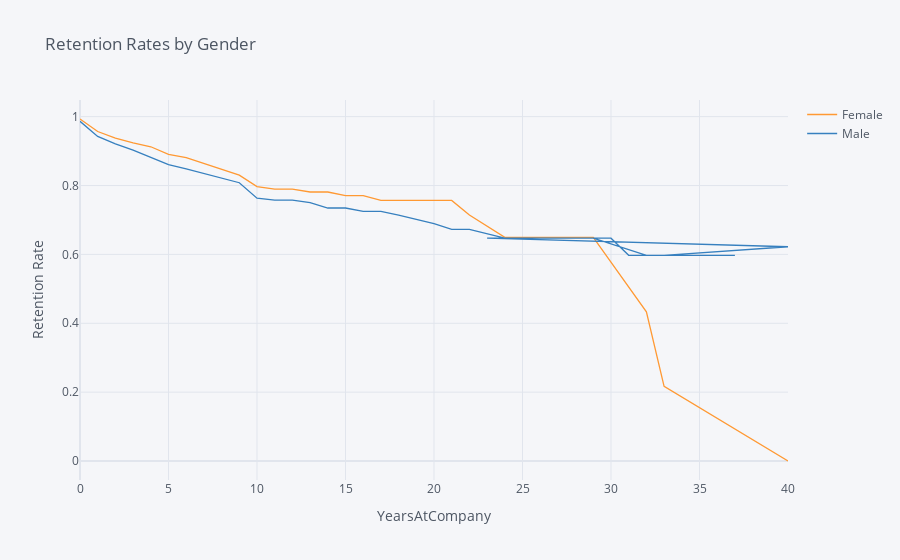

The cell this chart's notebook holds for it:
### Markdown cell above
## 2. Compare the plot above with one that plots employee retention rates by gender over the number of years the employee has been working for the company.

### Code cell
rates = survival(data, 'Gender', 'YearsAtCompany', 'Attrition')

rates.iplot(kind='line', xTitle='YearsAtCompany', yTitle='Retention Rate',
            title='Retention Rates by Gender')

### Figure 1 — Plotly figure (JSON) as saved in the notebook; plotly's stock layout.template omitted (floating-point values rounded to 4 significant figures)
{"data": [{"line": {"color": "rgba(255, 153, 51, 1.0)", "dash": "solid", "shape": "linear", "width": 1.3}, "mode": "lines", "name": "Female", "text": "", "type": "scatter", "x": [0, 1, 2, 3, 4, 5, 6, 7, 8, 9, 10, 11, 12, 13, 14, 15, 16, 17, 18, 19, 20, 21, 22, 24, 25, 26, 27, 29, 32, 33, 40, 23, 30, 31, 34, 36, 37], "y": [0.9932, 0.9568, 0.938, 0.9239, 0.9126, 0.8906, 0.8813, 0.8642, 0.8487, 0.8303, 0.7969, 0.7898, 0.7898, 0.7812, 0.7812, 0.7704, 0.7704, 0.7566, 0.7566, 0.7566, 0.7566, 0.7566, 0.7146, 0.6496, 0.6496, 0.6496, 0.6496, 0.6496, 0.4331, 0.2165, 0, "", "", "", "", "", ""]}, {"line": {"color": "rgba(55, 128, 191, 1.0)", "dash": "solid", "shape": "linear", "width": 1.3}, "mode": "lines", "name": "Male", "text": "", "type": "scatter", "x": [0, 1, 2, 3, 4, 5, 6, 7, 8, 9, 10, 11, 12, 13, 14, 15, 16, 17, 18, 19, 20, 21, 22, 24, 25, 26, 27, 29, 32, 33, 40, 23, 30, 31, 34, 36, 37], "y": [0.9864, 0.9425, 0.921, 0.9029, 0.8815, 0.861, 0.8483, 0.8342, 0.8206, 0.8081, 0.7634, 0.7577, 0.7577, 0.7506, 0.7347, 0.7347, 0.725, 0.725, 0.714, 0.7021, 0.6894, 0.6729, 0.6729, 0.6471, 0.6471, 0.6471, 0.6471, 0.6471, 0.5973, 0.5973, 0.6222, 0.6471, 0.6471, 0.5973, 0.5973, 0.5973, 0.5973]}], "layout": {"legend": {"bgcolor": "#F5F6F9", "font": {"color": "#4D5663"}}, "paper_bgcolor": "#F5F6F9", "plot_bgcolor": "#F5F6F9", "title": {"font": {"color": "#4D5663"}, "text": "Retention Rates by Gender"}, "xaxis": {"gridcolor": "#E1E5ED", "showgrid": true, "tickfont": {"color": "#4D5663"}, "title": {"font": {"color": "#4D5663"}, "text": "YearsAtCompany"}, "zerolinecolor": "#E1E5ED"}, "yaxis": {"gridcolor": "#E1E5ED", "showgrid": true, "tickfont": {"color": "#4D5663"}, "title": {"font": {"color": "#4D5663"}, "text": "Retention Rate"}, "zerolinecolor": "#E1E5ED"}}}
